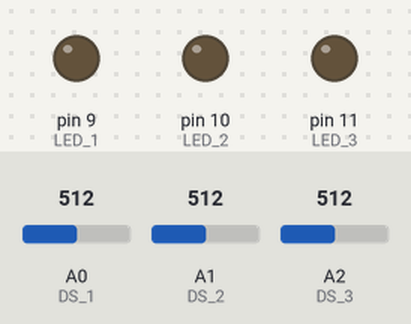
A sketch run on a simulated Arduino Uno, built with avr-gcc and run on an emulated ATmega328P. On the bench: output pins drawn as LEDs (lit = HIGH). The test bench sets the inputs (shaded band); at power-on: A1 (DS_2) = 512, A0 (DS_1) = 512, A2 (DS_3) = 512. What the sketch prints to the serial monitor is not drawn.

Above: at 2.2 s.
2.3 s: A1 (DS_2) set to 265
At 3.4 s:
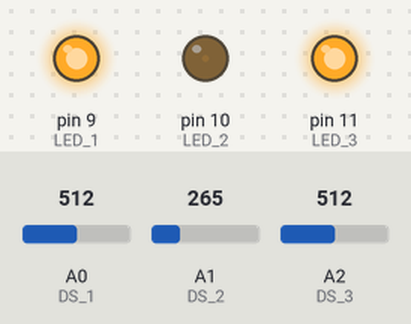
5.3 s: A0 (DS_1) set to 265
At 7.8 s:
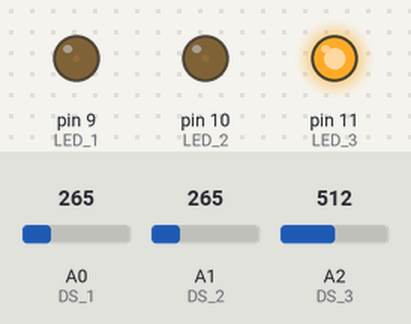
8.3 s: A0 (DS_1) set to 285
11.3 s: A2 (DS_3) set to 265
At 12.0 s:
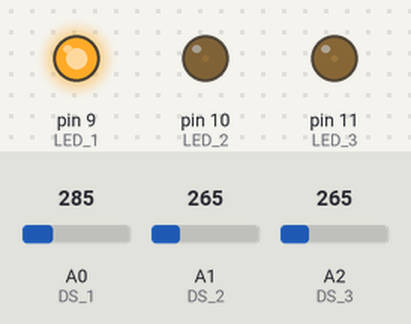
14.3 s: A1 (DS_2) set to 284
17.3 s: A0 (DS_1) set to 265
At 19.2 s:
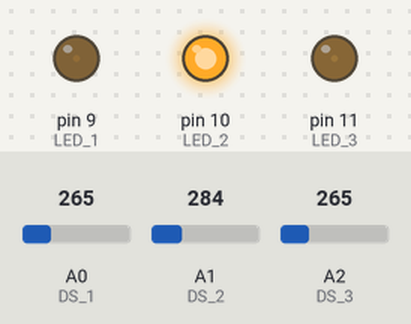
Timing chart, 0 to 21.3 s (numbered marks = the images above; inputs shaded):
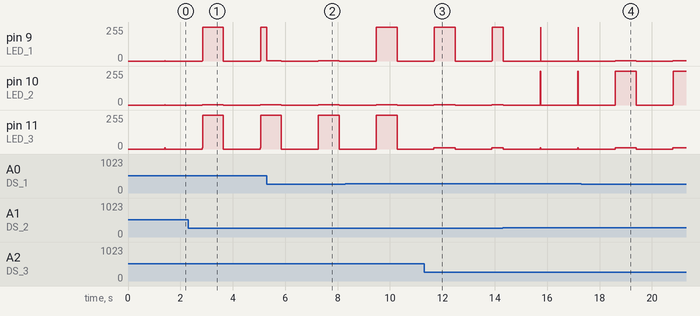

The sketch:

ArduinoApp.ino
```cpp
int LED_1 = 9;
int LED_2 = 10;
int LED_3 = 11;
int DS_1 = 0;
int DS_2 = 1;
int DS_3 = 2;
int trig_count_1 = 0;
int trig_count_2 = 0;
int trig_count_3 = 0;
int distance_threshold = 275;
int preview_threshold = 3;
int trig_threshold = 150;
bool recv_act = false;
unsigned long last_act = 0;
unsigned long last_1 = 0;
unsigned long last_2 = 0;
unsigned long last_3 = 0;
int act_cooldown = 1400;
byte send_buf = 0;
int move_tolerance = 100;

int led_idle_level = 1;
int led_high_level = 255;

void setup() {
  pinMode(LED_1, OUTPUT);
  pinMode(LED_2, OUTPUT);
  pinMode(LED_3, OUTPUT);
  Serial.begin(9600);
  last_act = millis();
  last_1 = millis();
  last_2 = millis();
  last_3 = millis();
}

void loop() {
  /*
    if (Serial.available() > 0) {
    //serial buffer is not empty
    byte buf;
    while (Serial.available() > 0) {
      buf = Serial.read();
    }
    //just activate receiver
    recv_act = true;
    }
  */
  if (recv_act) {
    //trig 1
    if (analogRead(DS_1) > distance_threshold) {
      trig_count_1++;
    }
    else {
      trig_count_1 = 0;
    }
    //preview 1
    if (trig_count_1 > preview_threshold) {
      analogWrite(LED_1, led_high_level);
      last_1 = millis();
      if (millis() - last_2 < move_tolerance) {
        Serial.write(8);
        deactivate();
      }
    }
    else {
      analogWrite(LED_1, led_idle_level);
    }

    //trig 2
    if (analogRead(DS_2) > distance_threshold) {
      trig_count_2++;
    }
    else {
      trig_count_2 = 0;
    }
    //preview 2
    if (trig_count_2 > preview_threshold) {
      analogWrite(LED_2, led_high_level);
      if (millis() - last_1 < move_tolerance || millis() - last_3 < move_tolerance) {
        last_2 = millis();
      }
    }
    else {
      analogWrite(LED_2, led_idle_level);
    }

    //trig 3
    if (analogRead(DS_3) > distance_threshold) {
      trig_count_3++;
    }
    else {
      trig_count_3 = 0;
    }
    //preview 3
    if (trig_count_3 > preview_threshold) {
      analogWrite(LED_3, led_high_level);
      last_3 = millis();
      if (millis() - last_2 < move_tolerance) {
        Serial.write(9);
        deactivate();
      }
    }
    else {
      analogWrite(LED_3, led_idle_level * 10);
    }
    //stabilizer
    if (trig_count_1 > trig_threshold) {
      send_buf += 1;
    }
    if (trig_count_2 > trig_threshold) {
      send_buf += 2;
    }
    if (trig_count_3 > trig_threshold) {
      send_buf += 4;
    }
    if (send_buf > 0) {
      Serial.write(send_buf);
      deactivate();
    }
    send_buf = 0;
  }
  else {
    //set led
    digitalWrite(LED_1, LOW);
    digitalWrite(LED_2, LOW);
    digitalWrite(LED_3, LOW);
    if (millis() - last_act > act_cooldown) {
      recv_act = true;
    }
  }
  delay(5);
}

void deactivate() {
  trig_count_1 = 0;
  trig_count_2 = 0;
  trig_count_3 = 0;
  recv_act = false;
  last_act = millis();
}
```

Measured:
- the behaviour switches between 276 and 275 on A0 (DS_1) (found by bisection; images 3 and 4)
